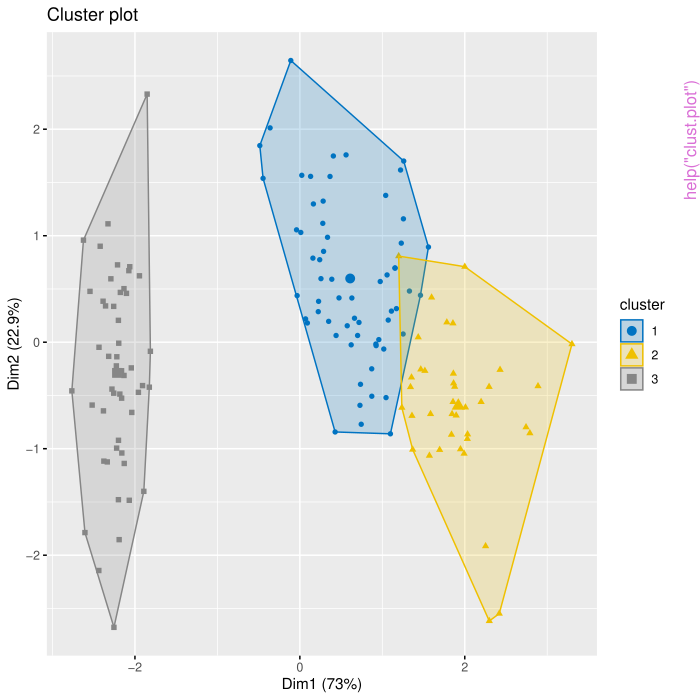

Here is the R script that generated this plot:
pkgname <- "clusterindices"
source(file.path(R.home("share"), "R", "examples-header.R"))
options(warn = 1)
options(pager = "console")
base::assign(".ExTimings", "clusterindices-Ex.timings", pos = 'CheckExEnv')
base::cat("name\tuser\tsystem\telapsed\n", file=base::get(".ExTimings", pos = 'CheckExEnv'))
base::assign(".format_ptime",
function(x) {
  if(!is.na(x[4L])) x[1L] <- x[1L] + x[4L]
  if(!is.na(x[5L])) x[2L] <- x[2L] + x[5L]
  options(OutDec = '.')
  format(x[1L:3L], digits = 7L)
},
pos = 'CheckExEnv')

### * </HEADER>
library('clusterindices')

base::assign(".oldSearch", base::search(), pos = 'CheckExEnv')
base::assign(".old_wd", base::getwd(), pos = 'CheckExEnv')
cleanEx()
nameEx("cikmeans")
### * cikmeans

flush(stderr()); flush(stdout())

base::assign(".ptime", proc.time(), pos = "CheckExEnv")
### Name: cikmeans
### Title: The K-means algorithm with cluster indices computed
### Aliases: cikmeans

### ** Examples

y <- as.matrix(iris[, 1:4])
mod <- cikmeans(y, ncl = 5)



base::assign(".dptime", (proc.time() - get(".ptime", pos = "CheckExEnv")), pos = "CheckExEnv")
base::cat("cikmeans", base::get(".format_ptime", pos = 'CheckExEnv')(get(".dptime", pos = "CheckExEnv")), "\n", file=base::get(".ExTimings", pos = 'CheckExEnv'), append=TRUE, sep="\t")
cleanEx()
nameEx("clust.plot")
### * clust.plot

flush(stderr()); flush(stdout())

base::assign(".ptime", proc.time(), pos = "CheckExEnv")
### Name: clust.plot
### Title: Visualization of the K-means algorithm results
### Aliases: clust.plot

### ** Examples

y <- as.matrix(iris[, 1:4])
mod <- kmeans(y, 3)
clust.plot(mod, y )



base::assign(".dptime", (proc.time() - get(".ptime", pos = "CheckExEnv")), pos = "CheckExEnv")
base::cat("clust.plot", base::get(".format_ptime", pos = 'CheckExEnv')(get(".dptime", pos = "CheckExEnv")), "\n", file=base::get(".ExTimings", pos = 'CheckExEnv'), append=TRUE, sep="\t")
cleanEx()
nameEx("index_max")
### * index_max

flush(stderr()); flush(stdout())

base::assign(".ptime", proc.time(), pos = "CheckExEnv")
### Name: index_max
### Title: Cluster indices (maximal valued) for the K-means algorithm
### Aliases: index_max

### ** Examples

y <- as.matrix(iris[, 1:4])
mod <- kmeans(y, 3)
mod <- index_max(y, mod)



base::assign(".dptime", (proc.time() - get(".ptime", pos = "CheckExEnv")), pos = "CheckExEnv")
base::cat("index_max", base::get(".format_ptime", pos = 'CheckExEnv')(get(".dptime", pos = "CheckExEnv")), "\n", file=base::get(".ExTimings", pos = 'CheckExEnv'), append=TRUE, sep="\t")
cleanEx()
nameEx("index_min")
### * index_min

flush(stderr()); flush(stdout())

base::assign(".ptime", proc.time(), pos = "CheckExEnv")
### Name: index_min
### Title: Cluster indices (minimial valued) for the K-means algorithm
### Aliases: index_min

### ** Examples

y <- as.matrix(iris[, 1:4])
mod <- kmeans(y, 3)
mod <- index_min(y, mod)



base::assign(".dptime", (proc.time() - get(".ptime", pos = "CheckExEnv")), pos = "CheckExEnv")
base::cat("index_min", base::get(".format_ptime", pos = 'CheckExEnv')(get(".dptime", pos = "CheckExEnv")), "\n", file=base::get(".ExTimings", pos = 'CheckExEnv'), append=TRUE, sep="\t")
### * <FOOTER>
###
cleanEx()
options(digits = 7L)
base::cat("Time elapsed: ", proc.time() - base::get("ptime", pos = 'CheckExEnv'),"\n")
grDevices::dev.off()
###
### Local variables: ***
### mode: outline-minor ***
### outline-regexp: "\\(> \\)?### [*]+" ***
### End: ***
quit('no')
